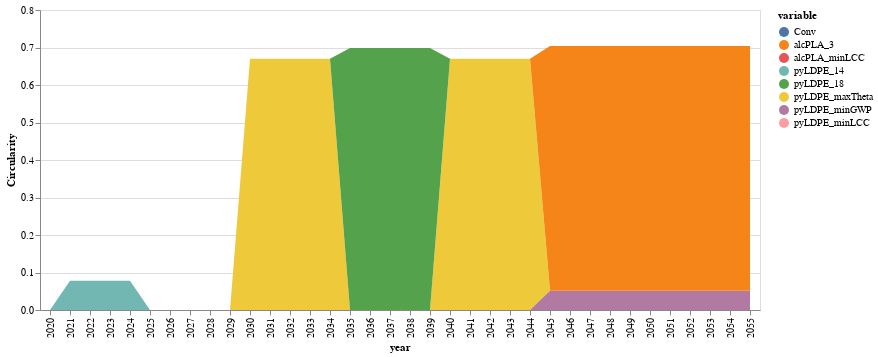

The cell this chart's notebook holds for it:
### Code cell
#=
function conventional(t)
    return initial[1,5]*(1-sum(JuMP.values.(xk)[k,t] for k in 1:nrow(compromise)))
end

function innovation(i1,k1,t)
     if mod(i1,5)>JuMP.values.(tk)[k1,t] && t<7
        t=t+1
    end
    if k1==1
        return sum(JuMP.values.(xk)[k,t]*(compromise[k,5])+JuMP.values.(xk)[k,t]*(compromise[k,6]) for k=k1:k1)
    else
        return sum(JuMP.values.(xk)[k,t]*(compromise[k,5])+JuMP.values.(xk)[k,t]*(compromise[k,6]) for k=k1:k1 )
    end
end
=#

function conventional(i1,t)
    if t==0
        if mod(i1,5)≥mod(sum(round.(JuMP.values.(tk)[1:nrow(compromise),t+1];digits=2)),5) && sum(JuMP.values.(xk)[1:nrow(compromise),t+1]) > 0
            return initial[1,4]*(1-sum(JuMP.values.(xk)[k,t+1] for k in 1:nrow(compromise)))
        else
            return 0
        end
    else
        sum_xks_atT=0
        for k1 in 1:nrow(compromise)
            if mod(i1,5)≥mod(round(JuMP.values.(tk)[k1,t+1];digits=2),5) && sum(JuMP.values.(xk)[k1,t:t+1])>0 && t>0
                sum_xks_atT+=JuMP.values.(xk)[k1,t+1]
            else
                sum_xks_atT+=JuMP.values.(xk)[k1,t]
            end
        end
            
        #if mod(i1,5)≥mod(round(sum(JuMP.values.(tk)[1:nrow(compromise),t+1]);digits=2),5) && sum(JuMP.values.(xk)[1:nrow(compromise),t:t+1])>0 && t>0
        #    t=t+1
        #end
        #return (1-sum(JuMP.values.(xk)[k,t] for k in 1:nrow(compromise)))
        return initial[1,4]*(1-sum_xks_atT)
    end
end


function innovation(i1,k1,t)
    if t==0 
        if mod(i1,5)≥mod(round(JuMP.values.(tk)[k1,t+1];digits=2),5) && JuMP.values.(xk)[k1,t+1] > 0
            t=1
            return (sum(JuMP.values.(xk)[k,t]*(compromise[k,4]) for k=k1:k1))            
        else
            return 0
        end
    end
    if mod(i1,5)≥mod(round(JuMP.values.(tk)[k1,t+1];digits=2),5) && sum(JuMP.values.(xk)[k1,t:t+1])>0 && t>0
        t=t+1
    end
    return sum(JuMP.values.(xk)[k,t]*(compromise[k,4]) for k=k1:k1)
end





conv=zeros(51)


inn_co2=zeros(nrow(compromise),51)

for k in 1:nrow(compromise)
    inn_co2[k,1]=0
end
j=0
for t in 2:51
    if 0 ≤ t ≤ 5
        j=0
    elseif 6 ≤ t ≤ 10
        j=1
    elseif 6 ≤ t ≤ 10
        j=2
    elseif 11 ≤ t ≤ 15
        j=3
    elseif 16 ≤ t ≤ 20
        j=4
    elseif 21 ≤ t ≤ 25
        j=5
    else
        j=6
    end
        
    conv[t]=conventional(t,j)
    for k in 1:nrow(compromise)
        inn_co2[k,t]=innovation(t,k,j)
    end
end
#conv[1:5].=initial[1,5]

sNames = ["conv","inn1","inn2","inn3","inn4","inn5","inn6","inn7","inn8","inn9","inn10"]
xLabels = []
for i in 2020:2070
    push!(xLabels,string(i))
end

#df = DataFrame(year=xLabels, conv=conv, inn1=inn_co2[1,:],inn2=inn_co2[2,:],inn3=inn_co2[3,:],inn4=inn_co2[4,:],
#        inn5=inn_co2[5,:],inn6=inn_co2[6,:],inn7=inn_co2[7,:],inn8=inn_co2[8,:],inn9=inn_co2[9,:],inn10=inn_co2[10,:])
df = DataFrame(vcat(conv',inn_co2)',:auto)


df=df[1:36,:]

df=df[!, any.(>(0), eachcol(df))]
df[!,:year]=xLabels[1:36]
#rename!(df,[:x1,:x93,:x104,:x222] .=> [:Conv,:pyLDPE1,:pyLDPE11,:alcPLA6])
#df[!,:alcPLA2]=zeros(36)
#df |> stack |> @vlplot(:area, x=:year, y={:value, stack=:zero, title="recycled/renewable content"}, color="variable:n",legend=:sNames) 
#df[!,:Conv]=zeros(36)
#df[!,:x104]=zeros(36)
#df[!,:x196]=zeros(36)
df[!,:Conv]=zeros(36)
df[!,:x31]=zeros(36)
df[!,:x160]=zeros(36)
#rename!(df,[:x1,:x94,:x95,:x104,:x109,:x196,:x198,:x199,:x200,:x201] .=> [:Conv,:LABS12,:LABS13,:LABS22,:LABS27,:RecyclPLA2,:RecyclPLA4,:RecyclPLA5,:RecyclPLA6,:RecyclPLA7])

#rename!(df,[:conv,:inn5,:inn10] .=> [:Conventional,:LDPE_Pyrolysis,:PLA_Alcoholysis])
rename!(df,[:x29,:x30,:x31,:x45,:x49] .=> [:pyLDPE_maxTheta,:pyLDPE_minGWP,:pyLDPE_minLCC,:pyLDPE_14,:pyLDPE_18])
rename!(df,[:x160,:x164] .=> [:alcPLA_minLCC,:alcPLA_3])
circular_inn=df |> stack |> @vlplot(:area, x=:year, y={:value, stack=:zero, title="Circularity"}, color="variable:n",legend=:sNames) 

save("./result-case-roadmap/circularity-netzero.svg", circular_inn)
circular_inn

### Figure 1 — Vega-Lite specification as saved in the notebook (floating-point values rounded to 4 significant figures; data arrays with more than 128 entries replaced by an {"elided": "..."} marker saying what was removed)
{"data": {"values": {"elided": "288 records"}}, "encoding": {"color": {"field": "variable", "type": "nominal"}, "x": {"field": "year"}, "y": {"field": "value", "stack": "zero", "title": "Circularity", "type": "quantitative"}}, "legend": "sNames", "mark": "area"}
